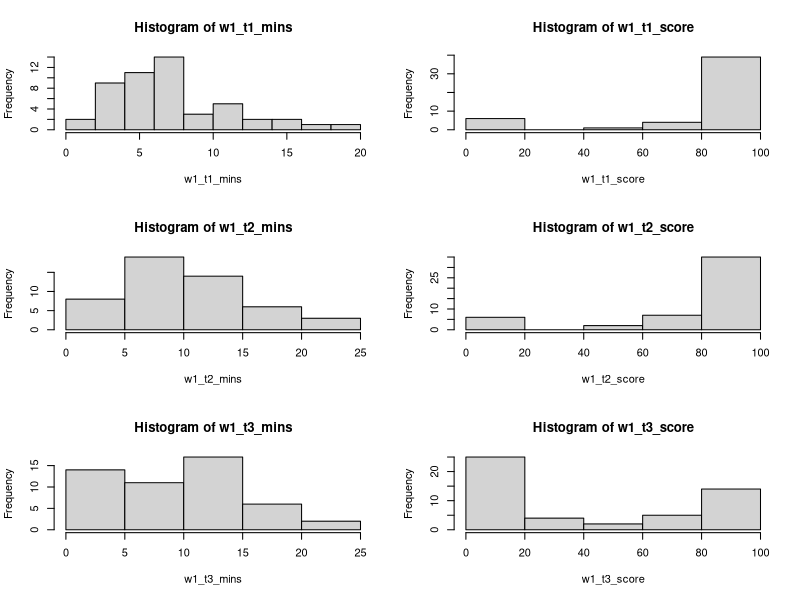
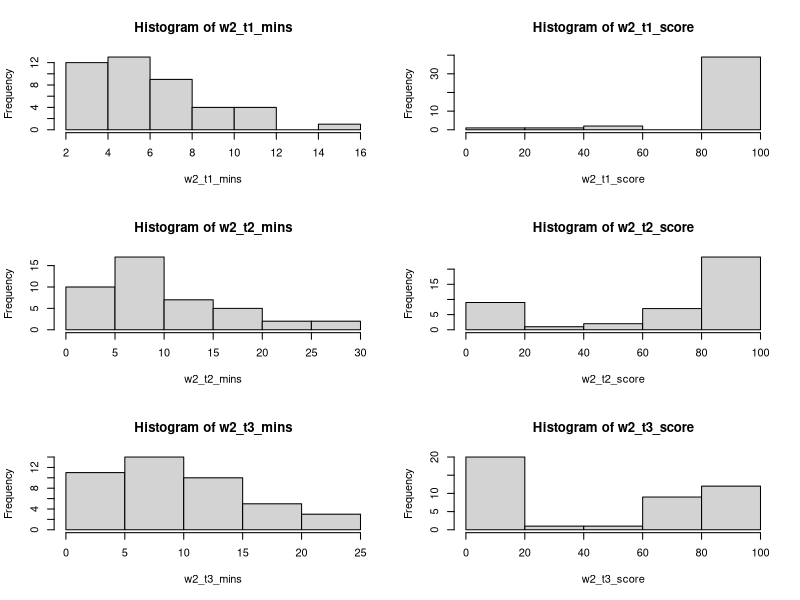
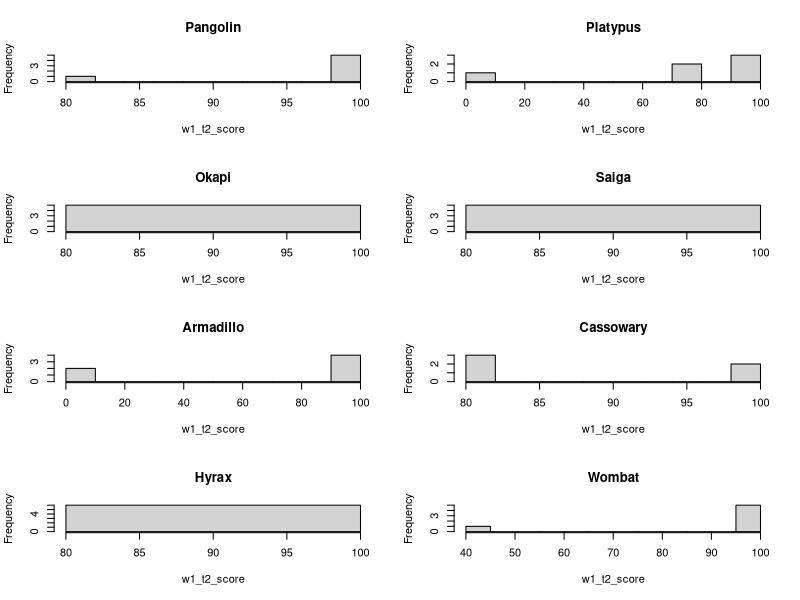
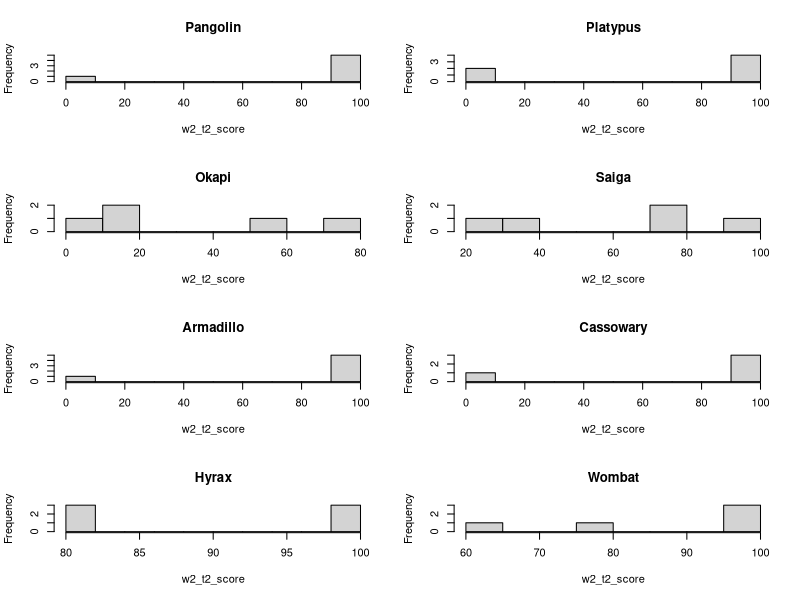
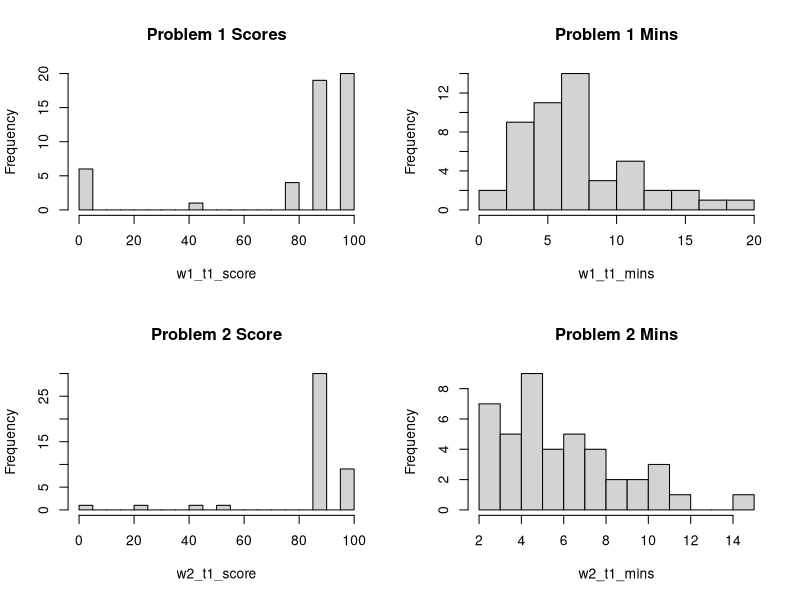
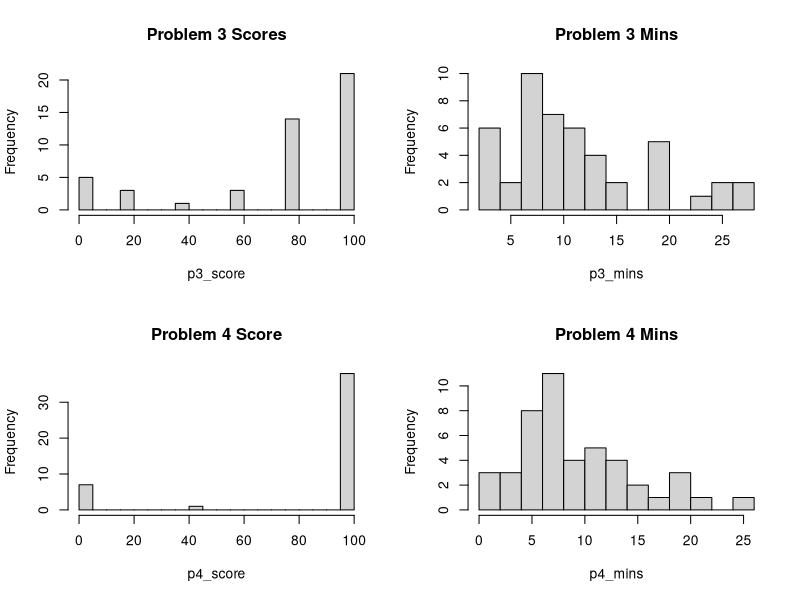
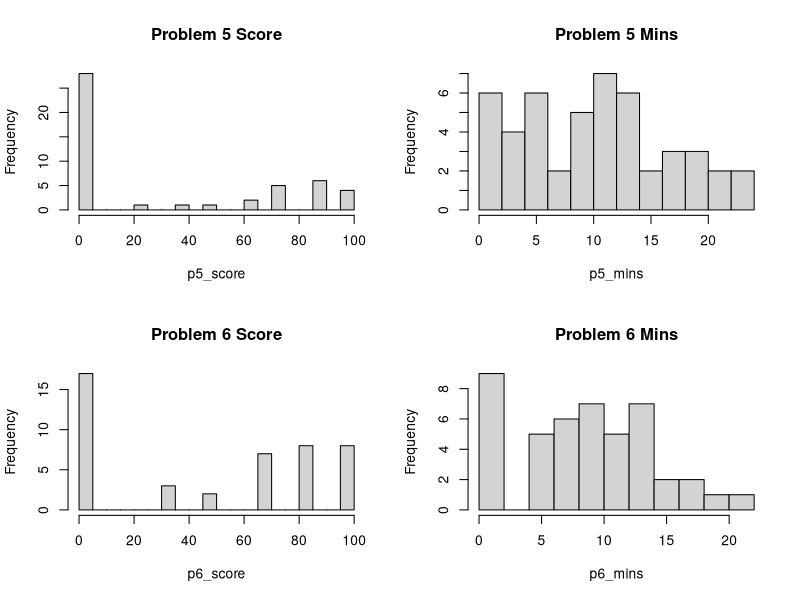

These figures' R source, in order: (Note: this script raises an error after producing the figures.)
## ---- chunk 1
knitr::opts_chunk$set(echo = TRUE)
## ---- chunk 2
library(data.table)
library(magrittr)
## ---- chunk 3
d <- read.csv("CodingExperimentFinalResults.csv")
dt <- as.data.table(d)
head(dt)
## ---- chunk 4
names(dt)
## ---- chunk 5
dt[, .('Avg Years Experience' = mean(years_experience)), keyby=control_first]
## ---- chunk 6
dt[, .N, keyby=.(age, control_first)]
## ---- chunk 7
dt[, .N, keyby=test_set_name]
## ---- chunk 8
dt[, .N, keyby=.(team_size, control_first)]
## ---- chunk 9
# Pre-treatment attrition
nrow(dt[week1_attempted == 0])
dt[week1_attempted==0]
## ---- chunk 10
# Post-treatment attrition
nrow(dt[(week1_attempted==1) & (week2_attempted==0)])
## ---- chunk 11
dt[, .N, keyby=control_first]
## ---- chunk 12
both_attempted = dt[(week1_attempted==1) & (week2_attempted==1)]
both_attempted[, .N, keyby=control_first]
## ---- chunk 13
both_attempted[, .('Average Week 1 Score' = mean(w1_score)), keyby=control_first]
## ---- chunk 14
both_attempted[, .('Average Week 2 Score' = mean(w2_score)), keyby=control_first]
## ---- chunk 15
both_attempted[control_first==1, control_score := w1_score]
both_attempted[control_first==1, treatment_score := w2_score]
both_attempted[control_first==0, control_score := w2_score]
both_attempted[control_first==0, treatment_score := w1_score]
both_attempted[, .('Average Control Score' = mean(control_score), 'Average Treatment Score' = mean(treatment_score))]
## ---- chunk 16
both_attempted[, .('Average Control Score' = mean(control_score), 'Average Treatment Score' = mean(treatment_score)), keyby=.(upwork)]
## ---- chunk 17
both_attempted[control_first==1, control_time := w1_t1_t2_mins]
both_attempted[control_first==1, treatment_time := w2_t1_t2_mins]
both_attempted[control_first==0, control_time := w2_t1_t2_mins]
both_attempted[control_first==0, treatment_time := w1_t1_t2_mins]
both_attempted[, .('Average Control Time for First 2 Tasks' = mean(control_time), 'Average Treatment Time for First 2 Tasks' = mean(treatment_time))]
## ---- chunk 18
both_attempted[, .('Average Control Time for First 2 Tasks' = mean(control_time), 'Average Treatment Time for First 2 Tasks' = mean(treatment_time)), keyby=control_first]
## ---- chunk 19
dt[week1_attempted == 1, .('Week 1 Score' = mean(w1_score), 'Week 1 Time' = mean(w1_t1_t2_mins)), keyby=control_first]
## ---- chunk 20
dt[week2_attempted==1, .('Week 2 Score' = mean(w2_score), 'Week 2 Time' = mean(w2_t1_t2_mins)), keyby=.(upwork, control_first)]
## ---- chunk 21
dt[week1_attempted == 1, .N, keyby=upwork]
both_attempted[, .N, keyby=upwork]
## ---- chunk 22
par(mfrow=c(3,2))
dt[, hist(w1_t1_mins)]
dt[, hist(w1_t1_score)]
dt[, hist(w1_t2_mins)]
dt[, hist(w1_t2_score)]
dt[, hist(w1_t3_mins)]
dt[, hist(w1_t3_score)]

par(mfrow=c(3, 2))
dt[, hist(w2_t1_mins)]
dt[, hist(w2_t1_score)]
dt[, hist(w2_t2_mins)]
dt[, hist(w2_t2_score)]
dt[, hist(w2_t3_mins)]
dt[, hist(w2_t3_score)]
## ---- chunk 23
par(mfrow=c(4, 2))
for (val in unique(dt$test_set_name)) {
  both_attempted[test_set_name==val, hist(w1_t2_score, breaks = 10, main=val)]
}
## ---- chunk 24
par(mfrow=c(4, 2))
for (val in unique(dt$test_set_name)) {
  both_attempted[test_set_name==val, hist(w2_t2_score, breaks = 10, main=val)]
}
## ---- chunk 25
dt[w1_t2_id == 3, p3_score := w1_t2_score]
dt[w1_t2_id == 3, p3_mins := w1_t2_mins]
dt[w1_t2_id == 4, p3_score := w2_t2_score]
dt[w1_t2_id == 4, p3_mins := w2_t2_mins]
dt[w1_t2_id == 4, p4_score := w1_t2_score]
dt[w1_t2_id == 4, p4_mins := w1_t2_mins]
dt[w1_t2_id == 3, p4_score := w2_t2_score]
dt[w1_t2_id == 3, p4_mins := w2_t2_mins]
dt[w1_t3_id == 5, p5_score := w1_t3_score]
dt[w1_t3_id == 5, p5_mins := w1_t3_mins]
dt[w1_t3_id == 5, p6_score := w2_t3_score]
dt[w1_t3_id == 5, p6_mins := w2_t3_mins]
dt[w1_t3_id == 6, p5_score := w2_t3_score]
dt[w1_t3_id == 6, p5_mins := w2_t3_mins]
dt[w1_t3_id == 6, p6_score := w1_t3_score]
dt[w1_t3_id == 6, p6_mins := w1_t3_mins]
## ---- chunk 26
par(mfrow=c(2, 2))
dt[, hist(w1_t1_score, breaks = 20, main='Problem 1 Scores')]
dt[, hist(w1_t1_mins, breaks = 10, main='Problem 1 Mins')]
dt[, hist(w2_t1_score, breaks = 20, main='Problem 2 Score')]
dt[, hist(w2_t1_mins, breaks = 10, main='Problem 2 Mins')]

par(mfrow=c(2, 2))
dt[, hist(p3_score, breaks = 20, main='Problem 3 Scores')]
dt[, hist(p3_mins, breaks = 10, main='Problem 3 Mins')]
dt[, hist(p4_score, breaks = 20, main='Problem 4 Score')]
dt[, hist(p4_mins, breaks = 10, main='Problem 4 Mins')]

par(mfrow=c(2, 2))
dt[, hist(p5_score, breaks = 20, main='Problem 5 Score')]
dt[, hist(p5_mins, breaks = 10, main='Problem 5 Mins')]
dt[, hist(p6_score, breaks = 20, main='Problem 6 Score')]
dt[, hist(p6_mins, breaks = 10, main='Problem 6 Mins')]
## ---- chunk 27
summary(lm(w1_score ~ control_first + w1_t2_id + upwork + I(upwork * control_first), data = dt[week1_attempted==1]))
## ---- chunk 28
w1 <- dt[week1_attempted==1]
w2 <- dt[week2_attempted==1]

flattened_n <- nrow(w1) + nrow(w2)

flattened_dt <- data.table(
  t1_t2_mins=c(
    w1[, w1_t1_t2_mins],
    w2[, w2_t1_t2_mins]
  ),
  t1_t2_score=c(
    w1[, (w1_t1_score + w1_t2_score) / 2],
    w2[, (w2_t1_score + w2_t2_score) / 2]
  ),
  time=c(
    w1[, w1_total_mins],
    w2[, w2_total_mins]
  ),
  score=c(
    w1[, w1_score],
    w2[, w2_score]
  ),
  t2_id=c(
    w1[, w1_t2_id],
    w2[, w2_t2_id]
  ),
  treat=c(
    w1[, abs(control_first - 1)],
    w2[, control_first]
  ),
  upwork=c(w1[, upwork], w2[, upwork])
)
## ---- chunk 29
head(flattened_dt)
## ---- chunk 30
summary(lm(t1_t2_score ~ treat + upwork + I(treat * upwork), data = flattened_dt))
## ---- chunk 31
both_attempted[control_first == 1, score_diff := w2_score - w1_score]
both_attempted[control_first == 0, score_diff := w1_score - w2_score]
both_attempted[control_first == 1, mins_diff := w2_t1_t2_mins - w1_t1_t2_mins]
both_attempted[control_first == 0, mins_diff := w1_t1_t2_mins - w2_t1_t2_mins]

both_attempted[, mean(score_diff)]
both_attempted[, mean(mins_diff)]
both_attempted[upwork == 0, mean(score_diff)]
both_attempted[upwork == 1, mean(score_diff)]
both_attempted[upwork == 0, mean(mins_diff)]
both_attempted[upwork == 1, mean(mins_diff)]

# Possible spillover?
both_attempted[, mean(score_diff), keyby=control_first]
both_attempted[, mean(mins_diff), keyby=control_first]
## ---- chunk 32
summary(lm(score_diff ~ control_first, data=both_attempted))
## ---- chunk 33
# Calculate the average treatment effect.
ate.hat <- function(dt, outcome, keyby) {
  ate <- dt %>%
    .[ , .(mean_outcome = mean(get(outcome))), keyby=get(keyby)] %>%
    .[ , diff(mean_outcome)]

  return(ate)
}

# Simulate a sharp null distribution.
simulate.sharp.null <- function(n, dt.withZ, outcome) {
  simulate.ate <- function() {
    ate <- dt.withZ %>%
      .[ , .(mean_outcomes = mean(get(outcome))), keyby=sample(Z)] %>%
      .[ , diff(mean_outcomes)]
    return(ate)
  }

  return(replicate(n, simulate.ate()))
}
## ---- chunk 34
both.dist <- simulate.sharp.null(10000, both_attempted[, Z := c(rep(0, .N / 2), rep(1, .N / 2))], "score_diff")
hist(both.dist, breaks = 30)
## ---- chunk 35
length(both.dist[abs(both.dist) > 6.8]) / 10000
## ---- chunk 36
both.mins.dist <- simulate.sharp.null(10000, both_attempted[, Z := c(rep(0, .N / 2), rep(1, .N / 2))], "mins_diff")
hist(both.mins.dist)
## ---- chunk 37
length(both.mins.dist[abs(both.mins.dist) > 0.6222222]) / 10000
## ---- chunk 38
upwork.score.dist <- simulate.sharp.null(10000, both_attempted[upwork == 1, Z := c(rep(0, .N / 2), rep(1, .N / 2))], "score_diff")
hist(upwork.score.dist)
## ---- chunk 39
length(upwork.score.dist[abs(upwork.score.dist) > 10.277]) / 10000
## ---- chunk 40
summary(lm(score_diff ~ upwork + control_first, data = both_attempted))
